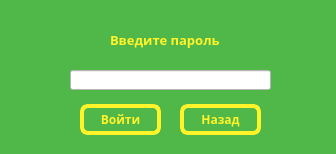
<?xml version="1.0" encoding="UTF-8"?>
<ui version="4.0">
 <class>Dialog</class>
 <widget class="QDialog" name="Dialog">
  <property name="geometry">
   <rect>
    <x>0</x>
    <y>0</y>
    <width>336</width>
    <height>154</height>
   </rect>
  </property>
  <property name="windowTitle">
   <string>Dialog</string>
  </property>
  <property name="styleSheet">
   <string notr="true">background-color: rgb(80, 184, 72);</string>
  </property>
  <widget class="QLabel" name="label">
   <property name="geometry">
    <rect>
     <x>110</x>
     <y>30</y>
     <width>121</width>
     <height>20</height>
    </rect>
   </property>
   <property name="font">
    <font>
     <family>Arial Black</family>
     <pointsize>10</pointsize>
     <weight>75</weight>
     <bold>true</bold>
    </font>
   </property>
   <property name="styleSheet">
    <string notr="true">color: rgb(255, 243, 42);</string>
   </property>
   <property name="text">
    <string>Введите пароль</string>
   </property>
  </widget>
  <widget class="QLineEdit" name="lineEdit">
   <property name="geometry">
    <rect>
     <x>70</x>
     <y>70</y>
     <width>201</width>
     <height>20</height>
    </rect>
   </property>
   <property name="styleSheet">
    <string notr="true">background-color: rgb(255, 255, 255);</string>
   </property>
  </widget>
  <widget class="QLabel" name="label_2">
   <property name="geometry">
    <rect>
     <x>10</x>
     <y>9</y>
     <width>41</width>
     <height>41</height>
    </rect>
   </property>
   <property name="text">
    <string/>
   </property>
   <property name="pixmap">
    <pixmap>../img/logo_ru_small.png</pixmap>
   </property>
   <property name="scaledContents">
    <bool>true</bool>
   </property>
  </widget>
  <widget class="QPushButton" name="pushButton_2">
   <property name="geometry">
    <rect>
     <x>80</x>
     <y>104</y>
     <width>81</width>
     <height>31</height>
    </rect>
   </property>
   <property name="font">
    <font>
     <family>Arial Black</family>
     <weight>75</weight>
     <bold>true</bold>
    </font>
   </property>
   <property name="autoFillBackground">
    <bool>false</bool>
   </property>
   <property name="styleSheet">
    <string notr="true">border-radius: 8px;
background-color: rgb(80, 184, 72);
border: 4px solid #FFF32A;
color: #FFF32A;
font-weight: bold</string>
   </property>
   <property name="text">
    <string>Войти</string>
   </property>
  </widget>
  <widget class="QPushButton" name="pushButton_3">
   <property name="geometry">
    <rect>
     <x>180</x>
     <y>104</y>
     <width>81</width>
     <height>31</height>
    </rect>
   </property>
   <property name="font">
    <font>
     <family>Arial Black</family>
     <weight>75</weight>
     <bold>true</bold>
    </font>
   </property>
   <property name="autoFillBackground">
    <bool>false</bool>
   </property>
   <property name="styleSheet">
    <string notr="true">border-radius: 8px;
background-color: rgb(80, 184, 72);
border: 4px solid #FFF32A;
color: #FFF32A;
font-weight: bold</string>
   </property>
   <property name="text">
    <string>Назад</string>
   </property>
  </widget>
 </widget>
 <resources/>
 <connections/>
</ui>
